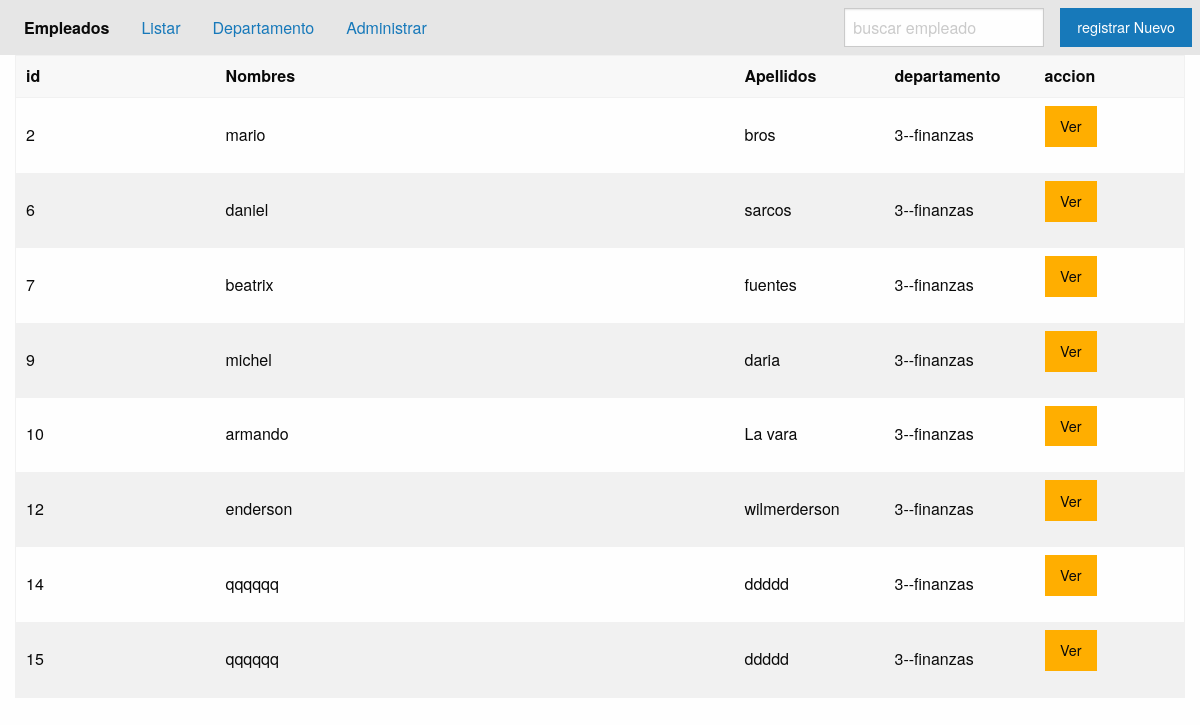
The app's page /listar-by-area/finanzas, older data.
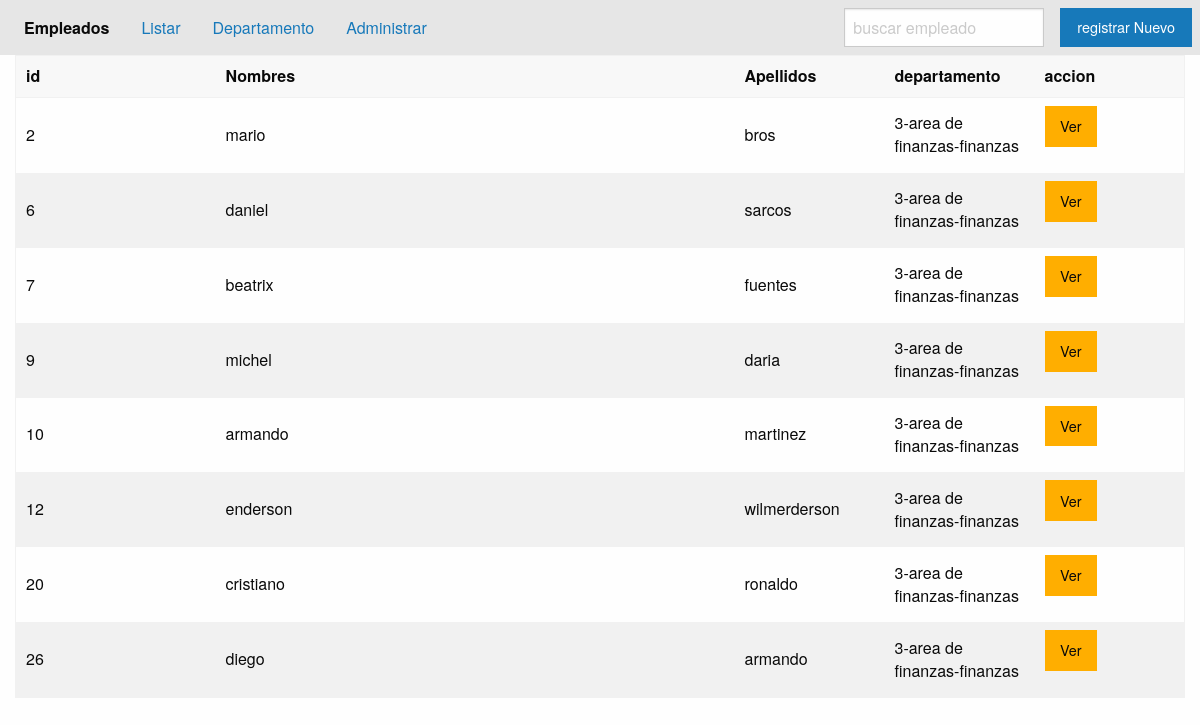
The same page, newer data.
### applications/persona/models.py (models this page shows, shortened)
class Empleado(models.Model):
    JOB_CHOICES = (
        ('0','CONTADOR'),
        ('1','ADMINISTRADOR'),
        ('2','ECONOMISTA'),
        ('3','OTRO')
    )
    first_name = models.CharField('Nombres', max_length=60)
    last_name = models.CharField('Apellido', max_length=60)
    full_name = models.CharField('nombres completos', max_length=120, blank=True, null=True)
    job = models.CharField('trabajo', max_length=1, choices=JOB_CHOICES )
    departamento = models.ForeignKey(Departamento, on_delete=models.CASCADE)
    avatar = models.ImageField( upload_to='empleado',blank=True, null=True )
    habilidades = models.ManyToManyField(Habilidades)
    hoja_vida = RichTextField()
    class Meta():
        verbose_name = 'Empleados'
        verbose_name_plural = 'Empleados de la empresa'

### applications/departamento/models.py (models this page shows)
class Departamento(models.Model):
    name = models.CharField('Nombre', max_length=50)
    short_name = models.CharField('Nombre Corto', max_length=20, unique=True)
    anulate = models.BooleanField('Anulado', default=False )
    class Meta():
        verbose_name = 'Mi departamento'
        verbose_name_plural = 'Areas de la empresa'
        ordering = ['-name']
        unique_together = ('name','short_name')
    def __str__(self):
        return str(self.id) + '-' + self.name + '-' + self.short_name

### applications/persona/views.py (the view)
# urls.py: path('listar-by-area/<short_name>', views.ListByArea.as_view(),name='empleado_area'),
class ListByArea(ListView):
    template_name = 'persona/list_by_area.html'
    context_object_name ="empleados"
    def get_queryset(self):
        area = self.kwargs['short_name']
        lista = Empleado.objects.filter(
        departamento__short_name = area
 )
        return lista

### templates/persona/list_by_area.html (shortened to what this page needs)
{% extends 'base.html' %}
{% block content %}
    {% include 'includes/header.html' %}
    <div class="grid-container">
        <div class="grid-x">
            <div class="cell">
                <div class="cell">
                    <table>
                        <thead>
                          <tr>
                            <th width="200">id</th>
                            <th>Nombres</th>
                            <th width="150">Apellidos</th>
                            <th width="150">departamento</th>
                            <th width="150">accion</th>
                          </tr>
                        </thead>
                        <tbody>
                            {% for e in empleados %}
                          <tr>
                            <td>{{e.id}}</td>
                            <td>{{e.first_name}}</td>
                            <td>{{e.last_name}}</td>
                            <td>{{e.departamento}}</td>
                            <td><a class="button warning" href="{% url 'persona_app:empleado_detail' e.id %}">Ver</a></td>
                          </tr>
                          {% endfor %}
                        </tbody>
                      </table>
                </div>
            </div>
        </div>
    </div>
{% endblock content %}

### templates/base.html (shortened to what this page needs)
{% load static %}
<html lang="en">
<head>
    <link rel="stylesheet" href="{% static 'css/foundation.min.css' %}">
</head>
<body>
    {% block content %}
    {% endblock content %}
</body>
</html>

### templates/includes/header.html
<div class="top-bar">
    <div class="top-bar-left">
      <ul class="dropdown menu" data-dropdown-menu>
        <li class="menu-text">Empleados</li>
        <li><a href="{% url 'persona_app:empleados_all' %}">Listar</a></li>
        <li><a href="{% url 'departamento_app:lista_departamento' %}">Departamento</a></li>
        <li><a href="{% url 'persona_app:empleados_admin' %}">Administrar</a></li>
      </ul>
    </div>
    <div class="top-bar-right">
      <ul class="menu">
        <li><input type="search" placeholder="buscar empleado"></li>
        <li><a href="{% url 'persona_app:add_empleado' %}" type="button" class="button">registrar Nuevo</a></li>
      </ul>
    </div>
  </div>

Row changes from the older to the newer data that the page shows:
removed Empleado: id "14", first_name "qqqqqq", last_name "ddddd", departamento "3--finanzas"
removed Empleado: id "15", first_name "qqqqqq", last_name "ddddd", departamento "3--finanzas"
changed through a linked row, Empleado "mario": departamento "3--finanzas" → "3-area de finanzas-finanzas"
changed through a linked row, Empleado "daniel": departamento "3--finanzas" → "3-area de finanzas-finanzas"
changed through a linked row, Empleado "beatrix": departamento "3--finanzas" → "3-area de finanzas-finanzas"
changed through a linked row, Empleado "michel": departamento "3--finanzas" → "3-area de finanzas-finanzas"
changed Empleado id 10: last_name "La vara" → "martinez"; departamento "3--finanzas" → "3-area de finanzas-finanzas"
changed through a linked row, Empleado "enderson": departamento "3--finanzas" → "3-area de finanzas-finanzas"
added Empleado: id "20", first_name "cristiano", last_name "ronaldo", departamento "3-area de finanzas-finanzas"
added Empleado: id "26", first_name "diego", last_name "armando", departamento "3-area de finanzas-finanzas"
